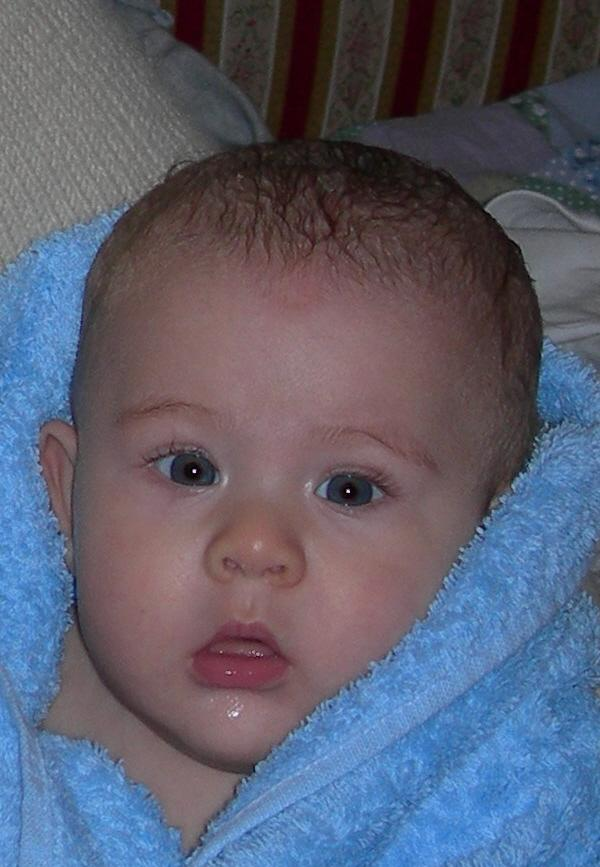
#> input picture Ex_Image_Processing/Ex5/azzurro.jpg, 600 x 867 px
$ python ex_9_variazione_colore.py
#> lines starting #> are read from the running program, lines starting #| are printed output that depends on the picture; after the words box and inside, x2 and y2 are one past the last pixel; in counts of white or black regions, pixels touching at a corner belong together
### Ex_Image_Processing/Ex5/color_convertion.py
# -*- coding: utf-8 -*-
"""
Created on Sat Apr 18 18:50:59 2020

@author: Davide
"""
import numpy as _np

def rgb2hsi(x):
    """
    Conversione spazio di colori da RGB a HSI.
    """
    if x.dtype==_np.uint8:
        x = _np.float64(x)/255

    # componente I
    I = _np.mean(x, -1)

    # componente S
    S = 1.0 - _np.min(x,-1) / _np.maximum(I, _np.finfo(x.dtype).eps)

    # componente H
    den = x @ [1,-0.5,-0.5]
    num = _np.sqrt(3)*(x @ [0,0.5,-0.5])
    H = _np.arctan2(num, den)
    H = (H/(2*_np.pi)) % 1 # normalizzazione componente H

    # ricostruzione
    y = _np.stack((H,S,I),-1)
    return y


def hsi2rgb(x):
    """
    Conversione spazio di colori da HSI a RGB.
    """
    if x.dtype==_np.uint8:
        x = _np.float64(x)/255

    # estrazione componenti
    cosH = _np.cos(2*_np.pi*x[...,0])
    sinH = _np.sqrt(3)*_np.sin(2*_np.pi*x[...,0])
    P = 3*x[...,0]
    M = 1.0-x[...,1] # minimo relativo
    I = x[...,2]

    # inizializzazione
    R = _np.zeros_like(I)
    G = _np.zeros_like(I)
    B = _np.zeros_like(I)

    # settore RG, B e' il minimo
    idx = (0 <= P) & (P < 1)
    B[idx] = M[idx]
    R[idx] = ((3-2*B[idx])*cosH[idx] + sinH[idx]) / (cosH[idx]+sinH[idx])
    G[idx] = 3 - (R[idx] + B[idx])

    # settore GB, R e' il minimo
    idx = (1 <= P) & (P < 2)
    R[idx] = M[idx]
    G[idx] = 3/2 + (R[idx]-1.0)*sinH[idx]/cosH[idx] /2   - R[idx]/2
    B[idx] = 3 - (R[idx] + G[idx])

    # settore BR, G e' il minimo
    idx = (2 <= P) & (P <= 3)
    G[idx] = M[idx]
    R[idx] = ((3-2*G[idx])*cosH[idx] - sinH[idx]) / (cosH[idx]-sinH[idx])
    B[idx] = 3 - (G[idx] + R[idx])

    # ricostruzione immagine RGB
    y = I[...,None] * _np.stack((R,G,B), -1)
    return y

from matplotlib.colors import ListedColormap
L0 = _np.arange(0 , 256,1)/255                    # 256 valori tra da 0 ad 1
L1 = _np.arange(255,-1,-1)/255                    # 256 valori tra da 1 ad 0
B0 = _np.zeros(256)                               # 256 valori pari a 0
B1 = _np.ones(256)                                # 256 valori pari ad 1
cmap_r = ListedColormap(_np.stack((L0,B0,B0),-1)) # palette per il Rosso
cmap_g = ListedColormap(_np.stack((B0,L0,B0),-1)) # palette per il Verde
cmap_b = ListedColormap(_np.stack((B0,B0,L0),-1)) # palette per il Blu
cmap_c = ListedColormap(_np.stack((L1,B1,B1),-1)) # palette per il Ciano
cmap_m = ListedColormap(_np.stack((B1,L1,B1),-1)) # palette per il Magenta
cmap_y = ListedColormap(_np.stack((B1,B1,L1),-1)) # palette per il Giallo

### Ex_Image_Processing/Ex5/ex_9_variazione_colore.py
# -*- coding: utf-8 -*-
"""
Created on Fri Jun  2 12:05:12 2023

@author: nokia
"""

import numpy as np
import matplotlib.pyplot as plt
import skimage.io as io
import scipy.ndimage as ndi
import skimage

from skimage.exposure import equalize_hist
from color_convertion import rgb2hsi, hsi2rgb
from skimage.color import rgb2yuv, yuv2rgb

plt.close('all')

"""
EX. Variazione del colore.
Considerate l’immagine azzurro.jpg, dove `e presente un
accappatoio azzurro, e generate l’immagine Rosso.jpg, in cui solo l’accappatoio
diventa rosso. A tal fine, passate nello spazio di colore HSI, individuate
la regione dell’immagine occupata dall’accappatoio in base ai suoi valori di
tinta, saturazione e luminanza, e solo in tale regione operate una opportuna
variazione della sola tinta.
"""

x = np.float32(io.imread('azzurro.jpg'))/255

# passaggio nello spazio hsi
x_hsi = rgb2hsi(x)

# estrazione tinta, saturazione ed intensità
Hx = x_hsi[:,:,0]
Sx = x_hsi[:,:,1]
Ix = x_hsi[:,:,2]

# visualizzo separatamente le componenti
plt.figure()
plt.subplot(1,3,1); plt.title('Tinta'); plt.imshow(Hx)
plt.subplot(1,3,2); plt.title('Saturazione'); plt.imshow(Sx)
plt.subplot(1,3,3); plt.title('Intensità'); plt.imshow(Ix)


mask = (0.35<Hx) & (Hx<0.66) & (0.20<Sx) & (Sx<0.80) & (Ix>0.35)
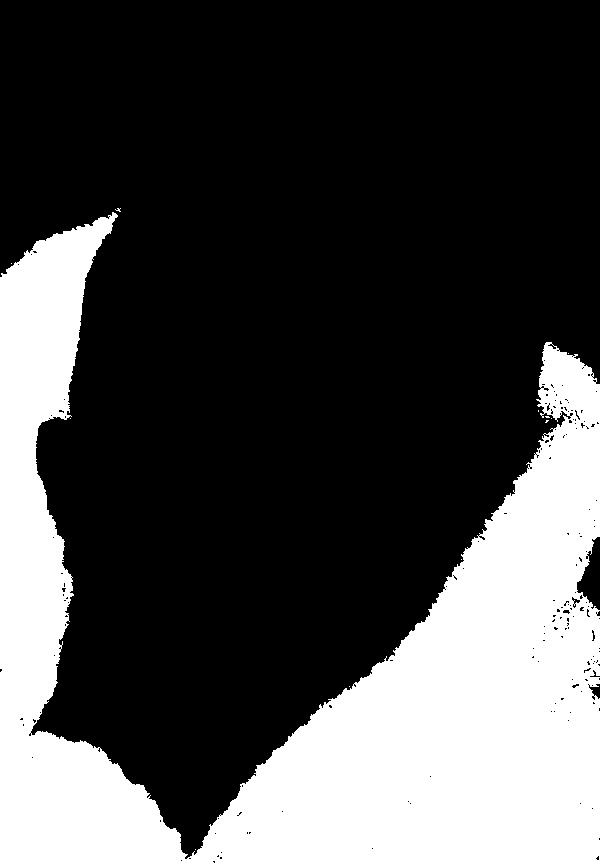
#> mask: shape (867, 600) bool; 28.9% white; 12 white regions (11 under 20 px), largest, box (x1, y1, x2, y2) and area: (0, 212, 600, 867) 150325
Hx = Hx + 0.38*mask
Hx = Hx % 1.0 # funzione modulo per riportare H nel range [0,1]
x_hsi[:,:,0] = Hx
z = hsi2rgb(x_hsi)
#> in hsi2rgb, `idx = (0 <= P) & (P < 1)`: idx: shape (867, 600) bool; 31.8% white; 208 white regions (122 under 20 px), largest, box (x1, y1, x2, y2) and area: (0, 0, 538, 491) 122384, (88, 464, 392, 624) 18715, (400, 0, 518, 124) 9031
#> in hsi2rgb, `idx = (1 <= P) & (P < 2)`: idx: shape (867, 600) bool; 8% white; 205 white regions (182 under 20 px), largest, box (x1, y1, x2, y2) and area: (0, 64, 600, 859) 29289, (112, 0, 264, 146) 7804, (577, 537, 600, 610) 880
#> in hsi2rgb, `R[idx] = M[idx]`: R: shape (867, 600) float64; min 0, max 3, mean 0.444
#> in hsi2rgb, `G[idx] = 3/2 + (R[idx]-1.0)*sinH[idx]/cosH[idx] /2   - R[idx]/2`:
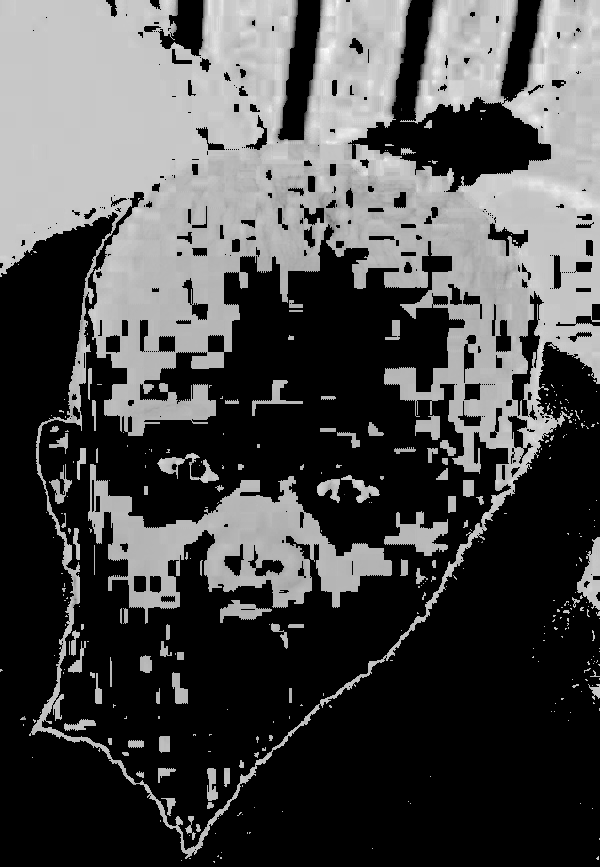
#> G: shape (867, 600) float64; min 0, max 1.28, mean 0.381; drawn with min black and max white
#> in hsi2rgb, `B[idx] = 3 - (R[idx] + G[idx])`:
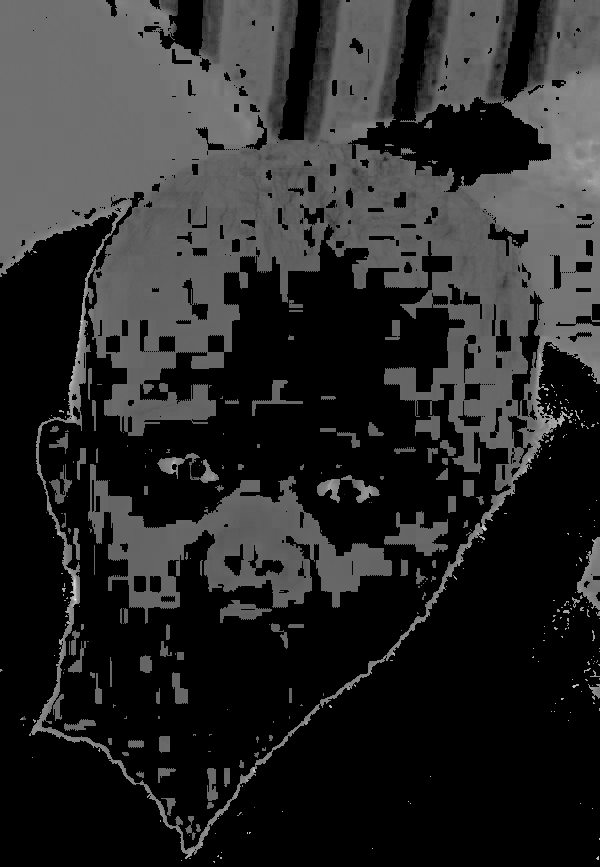
#> B: shape (867, 600) float64; min 0, max 2.25, mean 0.367; drawn with min black and max white
#> in hsi2rgb, `idx = (2 <= P) & (P <= 3)`: idx: shape (867, 600) bool; 60.2% white; 334 black regions (253 under 20 px), largest, box (x1, y1, x2, y2) and area: (0, 0, 600, 859) 175826, (88, 464, 392, 624) 18715, (384, 511, 448, 556) 1393
#> in hsi2rgb, `G[idx] = M[idx]`:
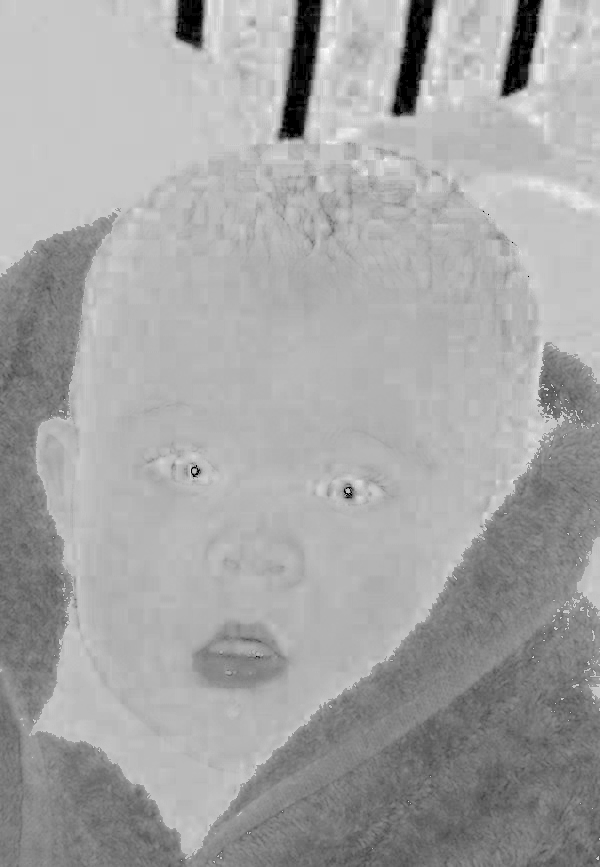
#> G: shape (867, 600) float64; min 0, max 1.28, mean 0.829; drawn with min black and max white
#> in hsi2rgb, `R[idx] = ((3-2*G[idx])*cosH[idx] - sinH[idx]) / (cosH[idx]-sinH[idx])`:
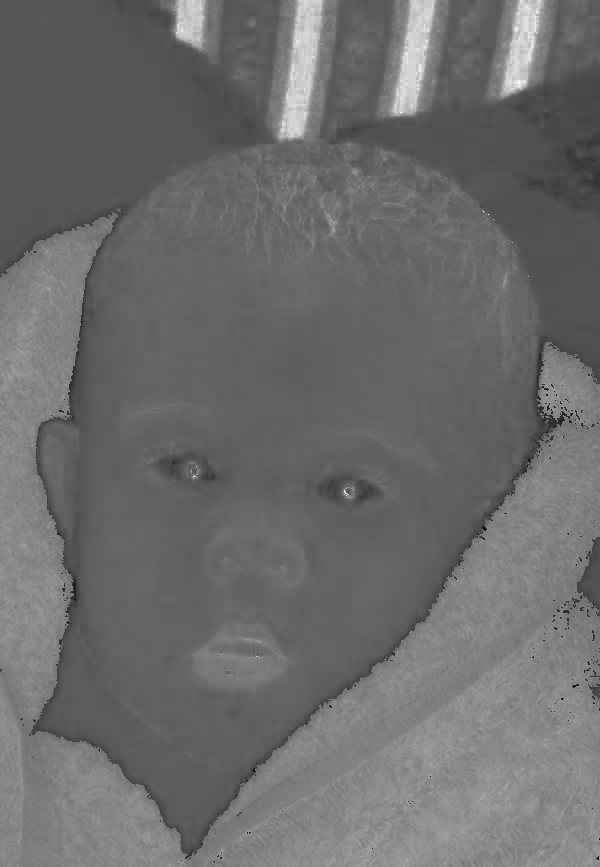
#> R: shape (867, 600) float64; min 0, max 3, mean 1.28; drawn with min black and max white
#> in hsi2rgb, `B[idx] = 3 - (G[idx] + R[idx])`:
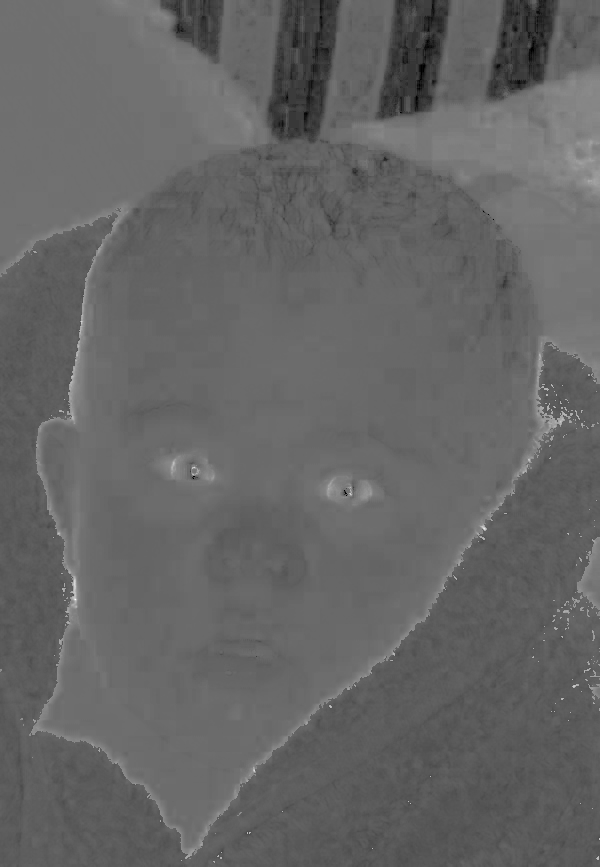
#> B: shape (867, 600) float64; min 0, max 2.25, mean 0.894; drawn with min black and max white

plt.figure(3); plt.subplot(1,3,1); plt.imshow(x); plt.title('Immagine originale');
plt.subplot(1,3,2); plt.imshow(mask,clim=[0,1],cmap='gray'); plt.title('Maschera per la selezione');
plt.subplot(1,3,3); plt.imshow(z); plt.title('Risultato');
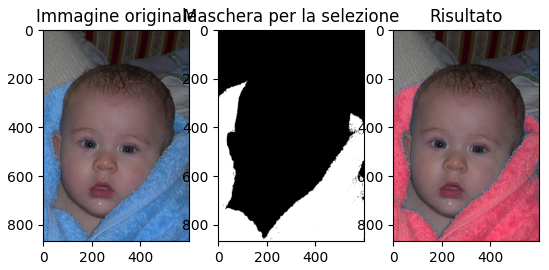
#> figure drawn by matplotlib, 3 panels
